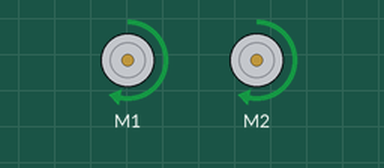
The program below on a simulated BBC micro:bit (MakeCode). Shown: 2 × DC motor (green arrow = forward, orange = backward, longer = faster).

Above: at 1.1 s.
At 8.8 s:
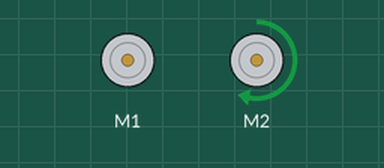
Timing chart, 0 to 13.3 s (numbered marks = the images above):
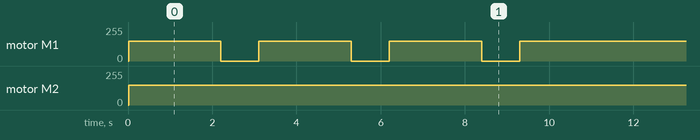

The program:

main.ts
```typescript
let tiempo_giro = 900
let tiempo = 2200
basic.forever(function () {
    maqueen.motorRun(maqueen.Motors.All, maqueen.Dir.CW, 150)
    basic.pause(tiempo)
    maqueen.motorRun(maqueen.Motors.M2, maqueen.Dir.CW, 150)
    maqueen.motorStop(maqueen.Motors.M1)
    basic.pause(tiempo_giro)
    maqueen.motorRun(maqueen.Motors.All, maqueen.Dir.CW, 150)
    basic.pause(tiempo)
    maqueen.motorRun(maqueen.Motors.M2, maqueen.Dir.CW, 150)
    maqueen.motorStop(maqueen.Motors.M1)
    basic.pause(tiempo_giro)
    maqueen.motorRun(maqueen.Motors.All, maqueen.Dir.CW, 150)
    basic.pause(tiempo)
    maqueen.motorRun(maqueen.Motors.M2, maqueen.Dir.CW, 150)
    maqueen.motorStop(maqueen.Motors.M1)
    basic.pause(tiempo_giro)
    maqueen.motorRun(maqueen.Motors.All, maqueen.Dir.CW, 150)
    basic.pause(tiempo)
})
```

test.ts
```typescript
// aquí va el archivo "tests"; esto no se compilará cuando este paquete se utilice como una extensión.
```

Measured:
- by itself, motor M1: repeats every 11.5 s: 2 × (stopped 0.90 s, forward 150/255 2.2 s), stopped 0.90 s, forward 150/255 4.4 s
- by itself, motor M2: stopped → forward 150/255 at 0.02 s
